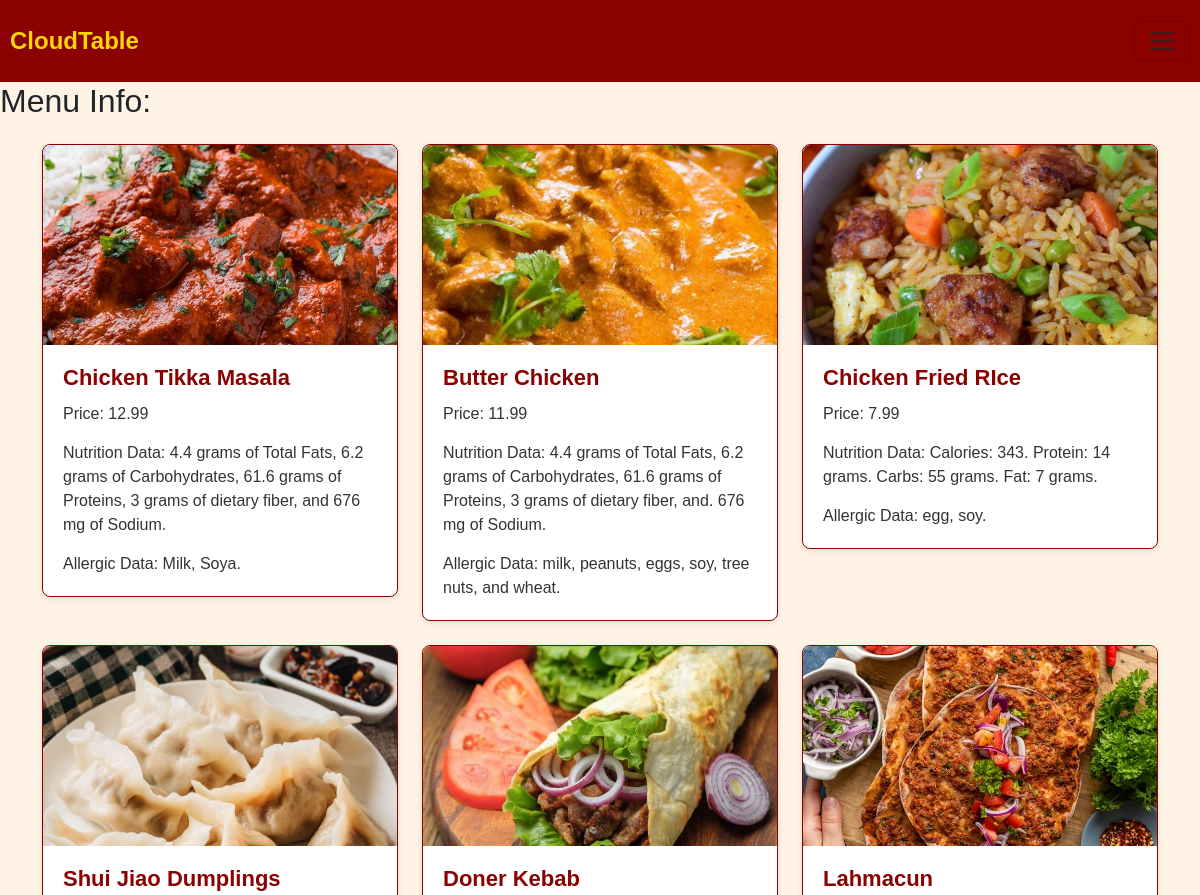
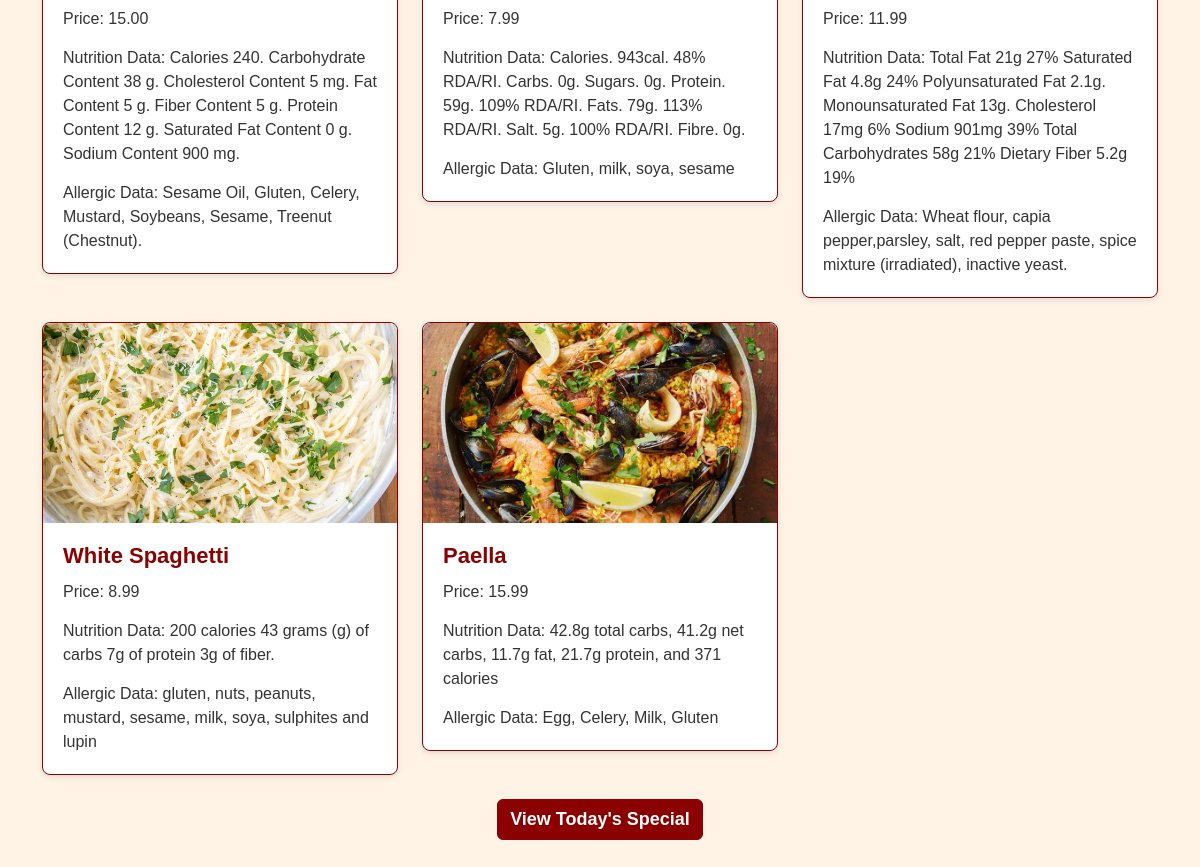
The app's page /menu/ with its own data (2 pictures, top to bottom).
### home/models.py (models this page shows, shortened)
class Menu(models.Model):
    restaurant = models.ForeignKey(Restaurant, on_delete=models.CASCADE)
    name = models.CharField(max_length=100)
    price = models.DecimalField(max_digits=8, decimal_places=2)
    nutrition_data = models.TextField()
    allergic_data = models.TextField()
    image = models.ImageField(upload_to='menu_images/', null=True, blank=True)

### home/views.py (the view)
# urls.py: path('menu/', views.menu, name='menu'),
def menu(request):
    menus = Menu.objects.all()
    context = {'menus': menus}
    return render(request, 'menu.html', context)

### templates/menu.html (shortened to what this page needs)
{% extends 'base.html' %}
{% load static %}
{% block body %}
<h2 class="mb-4">Menu Info: </h2>
<div class="container ms-auto">
  <div class="row justify-content-start">
    {% for menu in menus %}
    <div class="col-md-4">
      <div class="card mb-4">
        <img src="{{ menu.image.url }}" class="card-img-top" alt="{{ menu.name }}" style="width: 100%; height: 200px; object-fit: cover;">
        <div class="card-body">
          <h5 class="card-title">{{ menu.name }}</h5>
          <p class="card-text">Price: {{ menu.price }}</p>
          <p class="card-text">Nutrition Data: {{ menu.nutrition_data }}</p>
          <p class="card-text">Allergic Data: {{ menu.allergic_data }}</p>
        </div>
      </div>
    </div>
    {% endfor %}
  </div>
</div>
<div class="text-center">
  <a href="{% url 'todays_special' %}" class="btn btn-primary">View Today's Special</a>
</div>
{% endblock body %}

### templates/base.html (shortened to what this page needs)
{% load static %}
<!doctype html>
<html lang="en">
<head>
    <link rel="stylesheet" href="{% static 'css/bootstrap.min.css' %}">
</head>
<body>
  <nav class="navbar">
    <div class="container-fluid">
      <a class="navbar-brand" href="/index">CloudTable</a>
      <button class="navbar-toggler" type="button" data-bs-toggle="collapse" data-bs-target="#navbarNav" aria-controls="navbarNav" aria-expanded="false" aria-label="Toggle navigation">
        <span class="navbar-toggler-icon"></span>
      </button>
    </div>
  </nav>
  {% block body %}{% endblock body %}
</body>
</html>

### templates/base.html (style rules this page uses)
body { padding-bottom:30px; font-family: 'Arial', sans-serif; background-color: #fff3e6; }
.navbar { background-color: #8b0000; }
.navbar-brand { color: #ffd700; font-size: 24px; font-weight: bold; }
.container-fluid { padding: 10px; }
.card { background-color: #ffffff; border: 1px solid #8b0000; border-radius: 8px; box-shadow: 0 2px 6px rgba(0, 0, 0, 0.1); margin-bottom: 30px; }
.card-img-top { border-top-left-radius: 8px; border-top-right-radius: 8px; }
.card-body { padding: 20px; }
.card-title { color: #8b0000; font-size: 22px; font-weight: bold; margin-bottom: 10px; }
.card-text { color: #333; font-size: 16px; margin-bottom: 15px; }
.btn-primary { background-color: #8b0000; border-color: #8b0000; color: #fff; font-size: 18px; font-weight: bold; }

### records on screen
Menu: image (picture), name "Chicken Tikka Masala", price "12.99", nutrition_data "4.4 grams of Total Fats, 6.2 grams of Carbohydrates, 61.6 grams of Proteins, 3 grams of dietary fiber, and 676 mg of Sodium.", allergic_data "Milk, Soya."
Menu: image (picture), name "Butter Chicken", price "11.99", nutrition_data "4.4 grams of Total Fats, 6.2 grams of Carbohydrates, 61.6 grams of Proteins, 3 grams of dietary fiber, and. 676 mg of Sodium.", allergic_data "milk, peanuts, eggs, soy, tree nuts, and wheat."
Menu: image (picture), name "Chicken Fried RIce", price "7.99", nutrition_data "Calories: 343. Protein: 14 grams. Carbs: 55 grams. Fat: 7 grams.", allergic_data "egg, soy."
Menu: image (picture), name "Shui Jiao Dumplings", price "15.00", nutrition_data "Calories 240. Carbohydrate Content 38 g. Cholesterol Content 5 mg. Fat Content 5 g. Fiber Content 5 g. Protein Content 12 g. Saturated Fat Content 0 g. Sodium Content 900 mg.", allergic_data "Sesame Oil, Gluten, Celery, Mustard, Soybeans, Sesame, Treenut (Chestnut)."
Menu: image (picture), name "Doner Kebab", price "7.99", nutrition_data "Calories. 943cal. 48% RDA/RI. Carbs. 0g. Sugars. 0g. Protein. 59g. 109% RDA/RI. Fats. 79g. 113% RDA/RI. Salt. 5g. 100% RDA/RI. Fibre. 0g.", allergic_data "Gluten, milk, soya, sesame"
Menu: image (picture), name "Lahmacun", price "11.99", nutrition_data "Total Fat 21g 27% Saturated Fat 4.8g 24% Polyunsaturated Fat 2.1g. Monounsaturated Fat 13g. Cholesterol 17mg 6% Sodium 901mg 39% Total Carbohydrates 58g 21% Dietary Fiber 5.2g 19%", allergic_data "Wheat flour, capia pepper,parsley, salt, red pepper paste, spice mixture (irradiated), inactive yeast."
Menu: image (picture), name "White Spaghetti", price "8.99", nutrition_data "200 calories 43 grams (g) of carbs 7g of protein 3g of fiber.", allergic_data "gluten, nuts, peanuts, mustard, sesame, milk, soya, sulphites and lupin"
Menu: image (picture), name "Paella", price "15.99", nutrition_data "42.8g total carbs, 41.2g net carbs, 11.7g fat, 21.7g protein, and 371 calories", allergic_data "Egg, Celery, Milk, Gluten"
